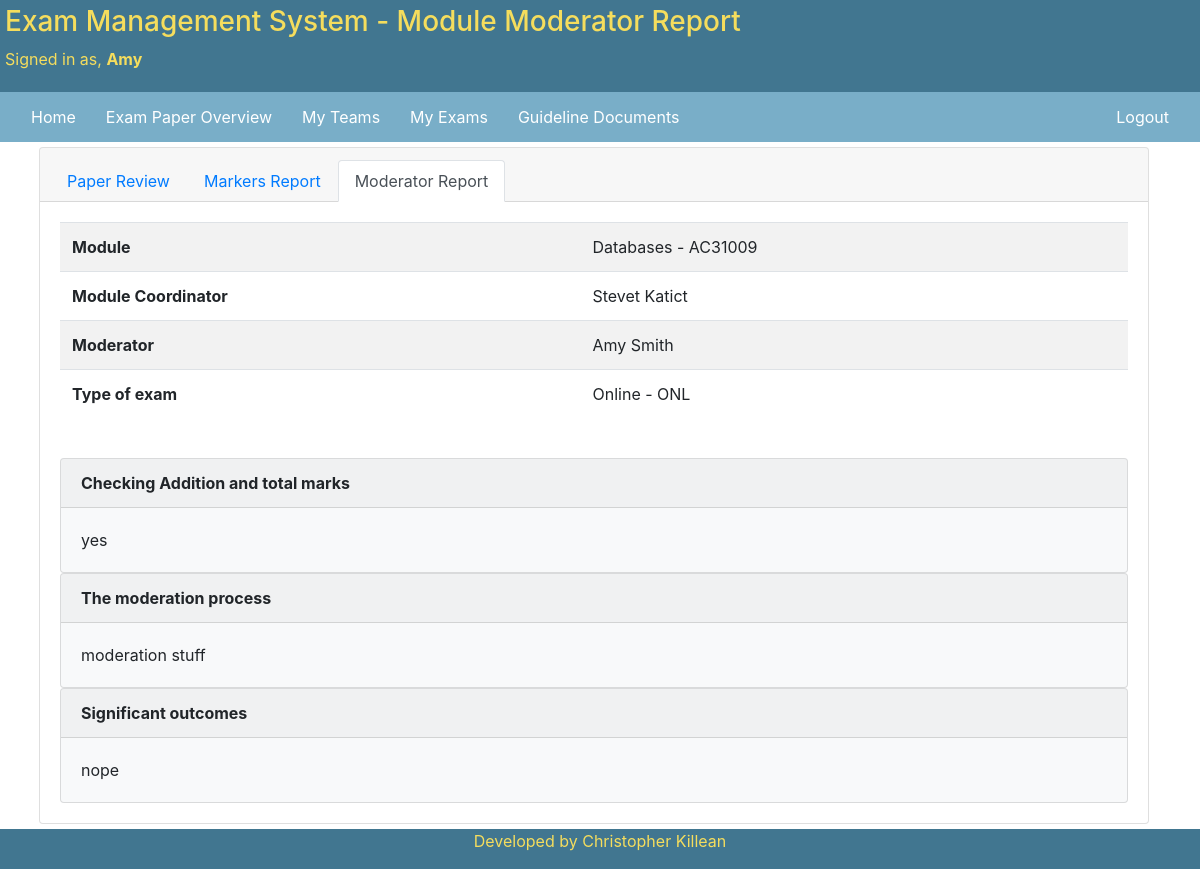
The app's page /exam_papers/review-module-moderator-report/1/ (signed in) with its own data.
### accounts/models.py (models this page shows, shortened)
class CustomUser(AbstractUser):
    USER_ROLE_CHOICES = [
        ('EXAM_STAFF', 'Exam Staff'),
        ('EXTERNAL_EXAMINER', 'External Examiner'),
        ('SCHOOL_OFFICE', 'School Office'),
    ]
    user_role = models.CharField(
        choices=USER_ROLE_CHOICES,
        null=False, default='',
        max_length=19
    )
    first_name = models.CharField(
        max_length=40,
        blank=False
    )
    last_name = models.CharField(
        max_length=100,
        blank=False
    )
    email = models.EmailField(
        max_length=100,
        blank=False,
        default='',
        unique=True
    )
    date_joined = models.DateTimeField(
        default=timezone.now
    )
    is_superuser = models.BooleanField(
        default=False
    )
    is_active = models.BooleanField(
        default=True
    )
    REQUIRED_FIELDS = ['user_role', 'first_name', 'last_name', 'email']
    def users_name(self):
        return self.first_name + ' ' + self.last_name

### exam_paper/models.py (models this page shows, shortened)
class ExamPaper(models.Model):
    Exam_Stages_Options = [
        ('INITIAL_DRAFT', 'Initial Draft'),
        ('INTERNAL_REVIEW', 'Internal Review'),
        ('INTERNAL_REVIEW_COMPLETE', 'Internal Review Complete'),
        ('VETTING_COMMITTEE', 'Vetting Committee'),
        ('VETTING_COMMITTEE_COMPLETE', 'Vetting Committee Review Complete'),
        ('EXTERNAL_REVIEW', 'External Review'),
        ('EXTERNAL_REVIEW_COMPLETE', 'External Review Complete'),
        ('PAPER_FINALISED', 'Paper Finalised'),
        ('EXAM_REPORT', 'Exam Marker Report Submitted'),
        ('REPORTS_COMPLETED', 'Exam Review Complete')
    ]
    paper_team = models.ForeignKey(
        Team,
        null=False,
        on_delete=models.PROTECT,
        related_name='paper_team_set'
    )
    paper_creation_stage = models.CharField(
        choices=Exam_Stages_Options,
        null=False,
        max_length=30,
        default='INITIAL_DRAFT'
    )
    requires_resit_paper = models.BooleanField(
        default=False
    )
    main_exam = models.BooleanField(
        default=True
    )
    module_exam = models.ForeignKey(
        ModuleDetail,
        null=False,
        on_delete=models.PROTECT,
        related_name='exam_module_set'
    )
    exam_paper_type = models.ForeignKey(
        ExamType,
        null=False,
        on_delete=models.PROTECT,
        related_name='exam_type_set'
    )
    paper_review_deadlines = models.ForeignKey(
        SubmissionDeadlines,
        null=False,
        on_delete=models.PROTECT,
        related_name='paper_deadlines_set'
    )
    submission_initial_draft = models.DateField(
        null=True
    )
    submission_internal_review_response = models.DateField(
        null=True
    )
    submission_internal_review_amendments = models.DateField(
        null=True
    )
    submission_vetting_committee_response = models.DateField(
        null=True
    )
    submission_vetting_committee_amendments = models.DateField(
        null=True
    )
    submission_external_review_response = models.DateField(
        null=True
    )
    submission_school_office = models.DateField(
        null=True
    )
    submission_exam_marker_report = models.DateField(
        null=True
    )
    submission_moderator_report = models.DateField(
        null=True
    )
    active = models.BooleanField(
        null=False,
        default=True
    )

class ExamModuleModeratorReport(models.Model):
    related_exam_paper = models.ForeignKey(
        ExamPaper,
        on_delete=models.CASCADE,
        null=False
    )
    module_code_and_name = models.ForeignKey(
        ModuleDetail,
        on_delete=models.PROTECT,
        null=False,
        related_name='module_exam_set'
    )
    exam_paper_type = models.ForeignKey(
        ExamType,
        on_delete=models.PROTECT,
        null=False,
        related_name='exam_paper_type_set'
    )
    module_moderator = models.ForeignKey(
        settings.AUTH_USER_MODEL,
        on_delete=models.PROTECT,
        null=False,
        related_name='module_moderator_set'
    )
    module_coordinator = models.ForeignKey(
        settings.AUTH_USER_MODEL,
        on_delete=models.PROTECT,
        null=False,
        related_name='module_coordinator_set'
    )
    check_addition_and_total_marks = models.TextField(
        max_length=1000,
        null=False
    )
    moderation_process = models.TextField(
        max_length=1000,
        blank=False
    )
    significant_outcomes = models.TextField(
        max_length=1000,
        blank=False
    )

### details/models.py (models this page shows)
class ModuleDetail(models.Model):
    module_code = models.CharField(
        'Module Code',
        max_length=7,
        null=False,
        validators=[MinLengthValidator(7)],
        unique=True
    )
    module_name = models.CharField(
        max_length=100,
        null=False,
        unique=True
    )
    active = models.BooleanField(
        null=False,
        editable=True,
        unique=False,
        default=True
    )
    def __str__(self):
        return self.module_name + ' - ' + self.module_code

class ExamType(models.Model):
    type = models.CharField(
        max_length=50,
        null=False,
        unique=True
    )
    abbreviation = models.CharField(
        max_length=5,
        null=False,
        unique=True,
    )
    active = models.BooleanField(
        null=False,
        editable=True,
        unique=False,
        default=True,
    )
    def __str__(self):
        return self.type + ' - ' + self.abbreviation

### exam_paper/views.py (the view)
# urls.py: path('review-module-moderator-report/<int:exam_paper_ref>/', ReviewModuleModeratorReport.as_view(),
class ReviewModuleModeratorReport(LoginRequiredMixin, DetailView):
    model = ExamModuleModeratorReport
    context_object_name = 'moderator_report'
    template_name = 'exam_papers/module_moderator_report.html'
    def get_object(self, **kwargs):
        error_response = "You can only view module moderator reports of papers which your team is responsible for"
        error_no_report = "Module moderator report has not been submitted at this stage"
        try:
            exam_paper_instance = ExamPaper.objects.get(id=self.kwargs['exam_paper_ref'])
            team_instance = Team.objects.get(id=exam_paper_instance.paper_team_id)
            if verify_user_in_team(self, team_instance) or self.request.user.is_superuser:
                try:
                    module_moderator_report = ExamModuleModeratorReport.objects.get(
                        related_exam_paper=exam_paper_instance)
                    return module_moderator_report
                except ObjectDoesNotExist:
                    raise Http404("%s" % error_no_report)
        except ObjectDoesNotExist:
            raise Http404("%s" % error_response)
    def get_context_data(self, **kwargs):
        exam_paper = ExamPaper.objects.get(id=self.kwargs['exam_paper_ref'])
        paper_team = exam_paper.paper_team
        context = super(ReviewModuleModeratorReport, self).get_context_data(**kwargs)
        context['exam_paper_ref'] = exam_paper
        context['module_coordinator'] = paper_team.exam_setter.users_name
        context['moderator'] = paper_team.internal_reviewer.users_name
        return context

### teams/custom_methods.py (called while the page is built)
def verify_user_in_team(self, instance):
    if ((self.request.user == instance.exam_setter) or
            (self.request.user == instance.internal_reviewer) or
            (self.request.user == instance.vetting_committee) or
            (self.request.user == instance.external_examiner) or
            (self.request.user == instance.school_office) or
            (self.request.user == instance.observer)):
        return True
    else:
        return False

### templates/exam_papers/module_moderator_report.html (shortened to what this page needs)
{%  extends 'base.html' %}
{% block header_page_info %}
- Module Moderator Report
{% endblock %}
{% block navbar %}
    <a href="{% url 'accounts:account_home' %}">Home</a>
    <a href="{% url 'exam_paper:exam-paper-overview' exam_paper_ref.id %}">Exam Paper Overview</a>
    <a href="{% url 'teams:my-teams' %}">My Teams</a>
    <a href="{% url 'exam_paper:my-exam-papers' %}">My Exams</a>
    <a href="{% url 'details:guideline-documents' %}">Guideline Documents</a>
    {% if request.user.is_superuser %}
        <a class="ml-auto" href="{% url 'admin:index' %}">Admin Site</a>
        <a href="{% url 'accounts:logout' %}">Logout</a>
    {% else %}
        <a class="ml-auto" href="{% url 'accounts:logout' %}">Logout</a>
    {% endif %}
{% endblock %}
{% block body %}
    <div class="container">
        <div class="card">
            <div class="card-header">
                <ul class="nav nav-tabs card-header-tabs">
                    <li class="nav-item">
                        <a class="nav-link" href="{% url 'exam_paper:review-transcript' exam_paper_ref.id %}">
                            Paper Review
                        </a>
                    </li>
                    <li class="nav-item">
                        <a class="nav-link" href="{% url 'exam_paper:review-marker-report' exam_paper_ref.id %}">
                            Markers Report
                        </a>
                    </li>
                    <li class="nav-item">
                        <a class="nav-link active" href="{% url 'exam_paper:review-moderator-report' exam_paper_ref.id %}">
                            Moderator Report
                        </a>
                    </li>
                </ul>
            </div>
            <div class="card-body">
                <table class="table table-striped">
                    <tr>
                        <td><b>Module</b></td>
                        <td>{{ exam_paper_ref.module_exam }}</td>
                    </tr>
                    <tr>
                        <td><b>Module Coordinator</b></td>
                        <td>{{ module_coordinator }}</td>
                    </tr>
                    <tr>
                        <td><b>Moderator</b></td>
                        <td>{{ moderator }}</td>
                    </tr>
                    <tr>
                        <td><b>Type of exam</b></td>
                        <td>{{ exam_paper_ref.exam_paper_type }}</td>
                    </tr>
                </table>
                <br>
                <div class="card bg-light">
                    <div class="card-header">
                        <strong>Checking Addition and total marks</strong>
                    </div>
                    <div class="card-body">
                        <p class="card-text">
                            {{ moderator_report.check_addition_and_total_marks }}
                        </p>
                    </div>
                </div>
                <div class="card bg-light">
                    <div class="card-header">
                        <strong>The moderation process</strong>
                    </div>
                    <div class="card-body">
                        {{ moderator_report.moderation_process }}
                    </div>
                </div>
                <div class="card bg-light">
                    <div class="card-header">
                        <strong>Significant outcomes</strong>
                    </div>
                    <div class="card-body">
                        {{ moderator_report.significant_outcomes }}
                    </div>
                </div>
            </div>
        </div>
    </div>
    </body>
{% endblock %}

### templates/base.html (shortened to what this page needs)
<!DOCTYPE html>
<html lang="en-gb">
    <head>
        <link rel="stylesheet" href="https://maxcdn.bootstrapcdn.com/bootstrap/4.3.1/css/bootstrap.min.css">
    </head>
    <body>
    <div class="header">
        <h3>Exam Management System
            {% block header_page_info %}
            {% endblock %}
        </h3>
        {% block header_signed_in_users %}
            <p class="text-black mr-auto">Signed in as, <strong>{{ user.get_short_name }}</strong></p>
        {% endblock %}
    </div>
    <div class="navbar">
        {% block navbar %}
        {% endblock %}
    </div>
    <div class="body">
    {% block body %}
    {% endblock %}
    <div class="footer">
        <p>Developed by Christopher Killean</p>
    </div>
    </body>
</html>

### templates/base.html (style rules this page uses)
* { box-sizing: border-box; }
.header { padding-top: 0px; padding: 5px; text-align: justify; background-color: #417690; color: #f5dd5d; }
.navbar { background-color: #79aec8; }
.navbar a { color: white; padding: 5px 15px; text-decoration: none; text-align: center; }
.body { width: 99%; padding: 5px; padding-bottom: 45px; }
.footer { margin-top: 10px; text-align: center; background-color: #417690; color: #f5dd5d; position: fixed; bottom: 0px; padding-left: 5px; padding-right: 5px; width: 100%; }

### records on screen
CustomUser: get_short_name "Amy", first_name+last_name "Amy Smith"
ExamPaper: module_exam "Databases - AC31009", exam_paper_type "Online - ONL"
CustomUser: first_name+last_name "Stevet Katict"
ExamModuleModeratorReport: check_addition_and_total_marks "yes", moderation_process "moderation stuff", significant_outcomes "nope"
